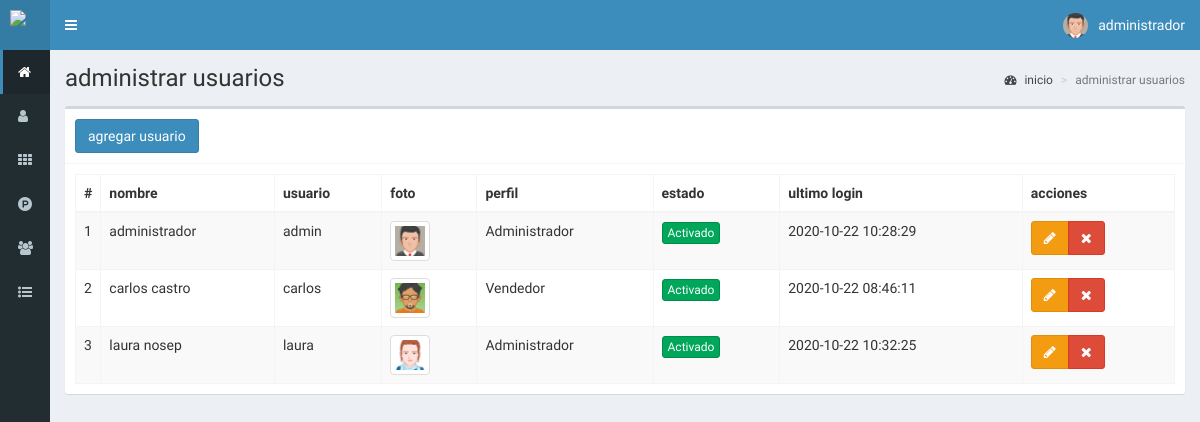
/usuarios (signed in), run on the app's committed database.
### tables this page shows
CREATE TABLE `usuarios` (
  `id` int(11) NOT NULL,
  `nombre` text NOT NULL,
  `usuario` text NOT NULL,
  `password` text NOT NULL,
  `perfil` text NOT NULL,
  `foto` text NOT NULL,
  `estado` int(11) NOT NULL,
  `ultimo_login` datetime NOT NULL,
  `fecha` timestamp NOT NULL DEFAULT current_timestamp() ON UPDATE current_timestamp()
);

### controladores/plantilla.controlador.php (called while the page is built)
<?php
class ControladorPlantilla{
	static public function ctrPlantilla(){
		include "vistas/plantilla.php";
	}
}

### index.php (called while the page is built, shortened)
<?php
require_once "controladores/plantilla.controlador.php";
require_once "controladores/usuarios.controlador.php";
require_once "controladores/ventas.controlador.php";
require_once "modelos/usuarios.modelo.php";
$plantilla = new ControladorPlantilla();
$plantilla -> ctrPlantilla();

### controladores/usuarios.controlador.php (called while the page is built, shortened)
<?php
class ControladorUsuarios{
	static public function ctrMostrarUsuarios($item, $valor){
		$tabla = "usuarios";
		$respuesta = ModeloUsuarios::MdlMostrarUsuarios($tabla, $item, $valor);
		return $respuesta;
	}
}

### modelos/conexion.php (called while the page is built)
<?php
class Conexion{
	static public function conectar(){
		$link = new PDO("mysql:host=localhost;dbname=itataerp",
			            "root",
			            "");
		$link->exec("set names utf8");
		return $link;
	}
}

### modelos/usuarios.modelo.php (called while the page is built, shortened)
<?php
require_once "conexion.php";
class ModeloUsuarios{
	static public function mdlMostrarUsuarios($tabla, $item, $valor){
		if($item != null){
			$stmt = Conexion::conectar()->prepare("SELECT * FROM $tabla WHERE $item = :$item");
			$stmt -> bindParam(":".$item, $valor, PDO::PARAM_STR);
			$stmt -> execute();
			return $stmt -> fetch();
		}else{
			$stmt = Conexion::conectar()->prepare("SELECT * FROM $tabla");
			$stmt -> execute();
			return $stmt -> fetchAll();
		}
	}
}

### vistas/modulos/usuarios.php (the view, shortened to what this page needs)
<div class="content-wrapper">
  <section class="content-header">
    <h1>
      administrar usuarios
    </h1>
    <ol class="breadcrumb">
      <li><a href="inicio"><i class="fa fa-dashboard"></i> inicio</a></li>
      <li class="active">administrar usuarios</li>
    </ol>
  </section>
  <section class="content">
    <div class="box">
      <div class="box-header with-border">
        <button class="btn btn-primary" data-toggle="modal" data-target="#modalAgregarUsuario">
          agregar usuario
        </button>
      </div>
      <div class="box-body">
       <table class="table table-bordered table-striped dt-responsive tablas" width="100%">
        <thead>
         <tr>
           <th style="width:10px">#</th>
           <th>nombre</th>
           <th>usuario</th>
           <th>foto</th>
           <th>perfil</th>
           <th>estado</th>
           <th>ultimo login</th>
           <th>acciones</th>
         </tr>
        </thead>
        <tbody>
        <?php
        $item = null;
        $valor = null;
        $usuarios = ControladorUsuarios::ctrMostrarUsuarios($item, $valor);
       foreach ($usuarios as $key => $value){
          echo ' <tr>
                  <td>'.($key+1).'</td>
                  <td>'.$value["nombre"].'</td>
                  <td>'.$value["usuario"].'</td>';
                  if($value["foto"] != ""){
                    echo '<td><img src="'.$value["foto"].'" class="img-thumbnail" width="40px"></td>';
                  }else{
                    echo '<td><img src="vistas/img/usuarios/default/icondefault.png" class="img-thumbnail" width="40px"></td>';
                  }
                  echo '<td>'.$value["perfil"].'</td>';
                  if($value["estado"] != 0){
                    echo '<td><button class="btn btn-success btn-xs btnActivar" idUsuario="'.$value["id"].'" estadoUsuario="0">Activado</button></td>';
                  }else{
                    echo '<td><button class="btn btn-danger btn-xs btnActivar" idUsuario="'.$value["id"].'" estadoUsuario="1">Desactivado</button></td>';
                  }
                  echo '<td>'.$value["ultimo_login"].'</td>
                  <td>
                    <div class="btn-group">
                      <button class="btn btn-warning btnEditarUsuario" idUsuario="'.$value["id"].'" data-toggle="modal" data-target="#modalEditarUsuario"><i class="fa fa-pencil"></i></button>
                      <button class="btn btn-danger btnEliminarUsuario" idUsuario="'.$value["id"].'" fotoUsuario="'.$value["foto"].'" usuario="'.$value["usuario"].'"><i class="fa fa-times"></i></button>
                    </div>
                  </td>
                </tr>';
        }
        ?>
        </tbody>
       </table>
      </div>
    </div>
  </section>
</div>

### data on the page
usuarios: nombre "administrador", usuario "admin", foto (picture), perfil "Administrador", ultimo_login "2020-10-22 10:28:29"
usuarios: nombre "carlos castro", usuario "carlos", foto (picture), perfil "Vendedor", ultimo_login "2020-10-22 08:46:11"
usuarios: nombre "laura nosep", usuario "laura", foto (picture), perfil "Administrador", ultimo_login "2020-10-22 10:32:25"

### other printed values
$_SESSION["nombre"] "administrador"
